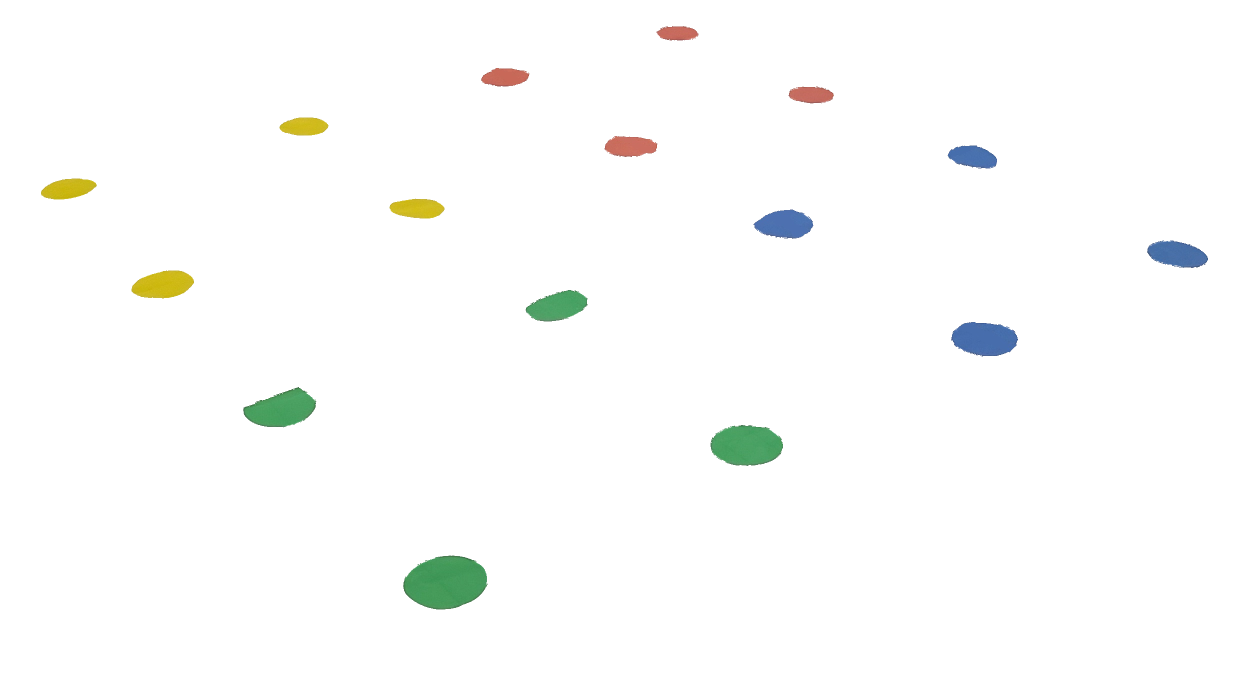
#> input picture 射影変換/grid2.png, 2484 x 1352 px (shown at 1/2 size)
$ jupyter execute --allow-errors aa.ipynb
#> lines starting #> are read from the running program, lines starting #| are printed output that depends on the picture; after the words box and inside, x2 and y2 are one past the last pixel; in counts of white or black regions, pixels touching at a corner belong together
[cell 1]
import numpy as np
from PIL import Image
import cv2

[cell 2]
img_file = "grid2.png"
img = Image.open(img_file)
#> img is the input picture: PIL image 2484x1352 RGB; mean R, G, B 251.6, 252.3, 251.3
img_resized = img.resize((200, 220))
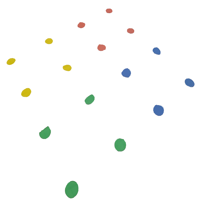
#> img_resized: PIL image 200x220 RGB; mean R, G, B 251.5, 252.3, 251.2
img_resized.save('output.png', quality=100)

[cell 3]
image = cv2.imread("output.png", cv2.IMREAD_COLOR)
height, width, channels = image.shape[:3]
#> height = 220; width = 200; channels = 3

[cell 4]
image = cv2.cvtColor(image, cv2.COLOR_BGR2GRAY)
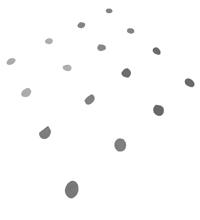
#> image: shape (220, 200); min 97, max 255, mean 251.9
threshold = 200
ret, image = cv2.threshold(image, threshold, 255, cv2.THRESH_BINARY)
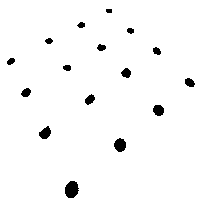
#> image: shape (220, 200); 97.5% white; 16 black regions, largest, box (x1, y1, x2, y2) and area: (65, 181, 79, 198) 185, (114, 138, 126, 152) 127, (39, 126, 51, 139) 104
#> ret = 200

[cell 5]
source_points = np.array([[0, 0],[0, height],[width, height],[width, 0]], dtype=np.float32)
#> source_points = [[0, 0], [0, 220], [200, 220], [200, 0]]
target_points = np.array([[0, 0],[0, height-30],[width, height],[width, 0]], dtype=np.float32)
#> target_points = [[0, 0], [0, 190], [200, 220], [200, 0]]
mat = cv2.getPerspectiveTransform(source_points, target_points)

perspective_image = cv2.warpPerspective(image, mat, (width, height))
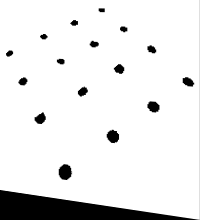
#> perspective_image: shape (220, 200); min 0, max 255, mean 231.6
cv2.imwrite("perspective_et.png", perspective_image)
#> Out = True

[cell 6]
found, corners = cv2.findCirclesGrid(image, (4, 4), cv2.CALIB_CB_SYMMETRIC_GRID)
#> found = False
print(found)
#| False
g = cv2.drawChessboardCorners(image, (4, 4), corners, found)
